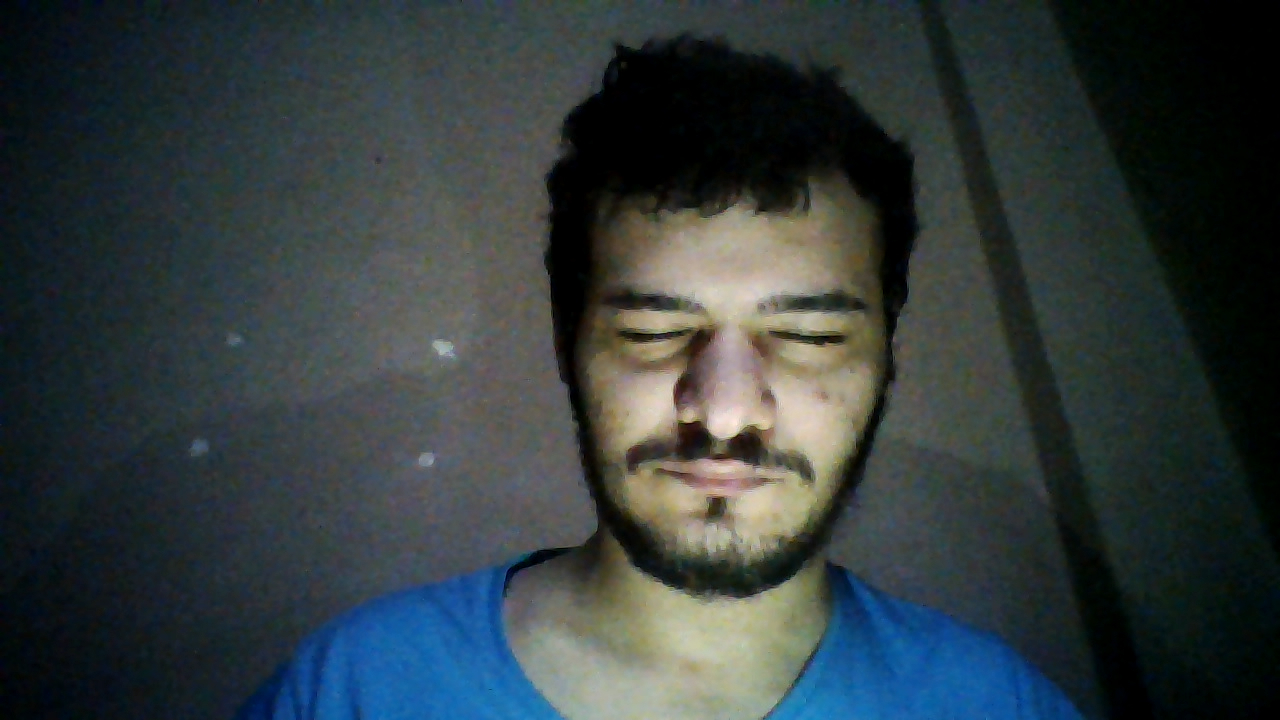
#> input picture tests/images/test_closed_eyes.jpeg, 1280 x 720 px
$ python -i utils.py   (imports and definitions only)
#> lines starting #> are read from the running program, lines starting #| are printed output that depends on the picture
#> further down, picture is the input picture: shape (720, 1280, 3); mean B, G, R 61, 59.6, 50.4
import cv2
import numpy as np


def optimize_image(image):
    width = 480

    if image.shape[1] == width:
        return image

    aspect_ratio = float(image.shape[0]) / float(image.shape[1])
#> aspect_ratio = 0.562

    height = round(width * aspect_ratio)
#> height = 270

    image = cv2.resize(image, (width, height))

    # grayscale
    gray = cv2.cvtColor(image, cv2.COLOR_BGR2GRAY)
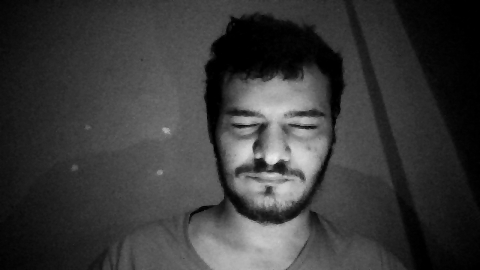
#> gray: shape (270, 480); min 0, max 238, mean 56.9

    # calculate the histogram of the grayscale image
    hist = cv2.calcHist([gray], [0], None, [256], [0, 256])
#> hist = 256 values, max 4407 at index 0, min 0 at index 233, mean 506.2

    cv2.normalize(hist, hist, alpha=0, beta=255, norm_type=cv2.NORM_MINMAX)

    # determine if the image is likely to be underexposed
    low_light_threshold = 15

    total_pixels = np.sum(hist)
#> total_pixels = 7499

    dark_pixels_sum = np.sum(hist[:low_light_threshold]) / total_pixels
#> dark_pixels_sum = 0.169

    # if image is low-light
    # use a brighten grayscale version
    if dark_pixels_sum > 0.2:
        image = cv2.equalizeHist(gray)
        image = cv2.cvtColor(image, cv2.COLOR_GRAY2BGR)
        image = cv2.convertScaleAbs(image, alpha=1, beta=50)

    return image

>>> import cv2
>>> picture = cv2.imread('../../tests/images/test_closed_eyes.jpeg')
>>> result = optimize_image(picture)

$ run again, on tests/images/test_eyebrows.jpeg
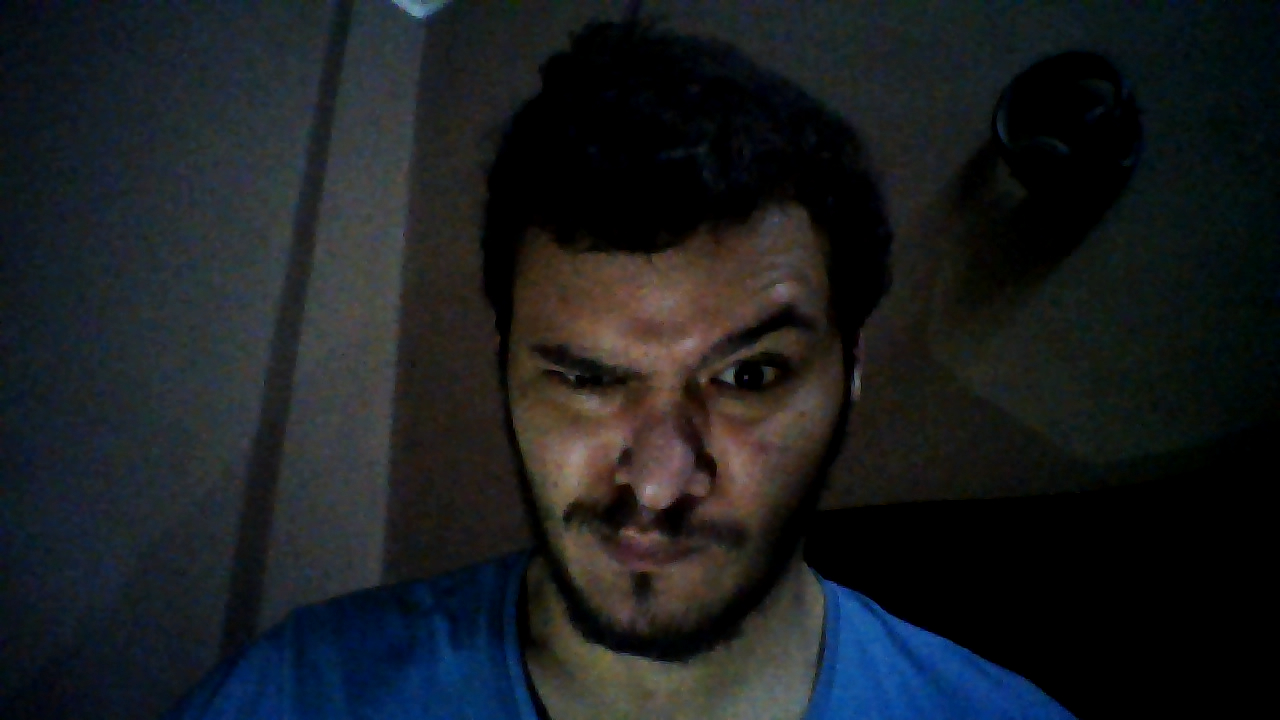
#> input picture tests/images/test_eyebrows.jpeg, 1280 x 720 px
#> picture is the input picture: shape (720, 1280, 3); mean B, G, R 32.7, 29.8, 26.4
#> in optimize_image, `gray = cv2.cvtColor(image, cv2.COLOR_BGR2GRAY)`:
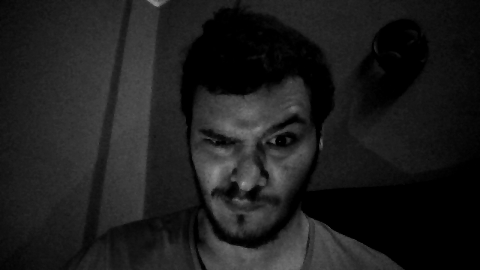
#> gray: shape (270, 480); min 0, max 155, mean 29.1
#> hist = 256 values, max 22479 at index 0, min 0 at index 144, mean 506.2
#> total_pixels = 1470.2
#> dark_pixels_sum = 0.303
#> in optimize_image, `image = cv2.convertScaleAbs(image, alpha=1, beta=50)`:
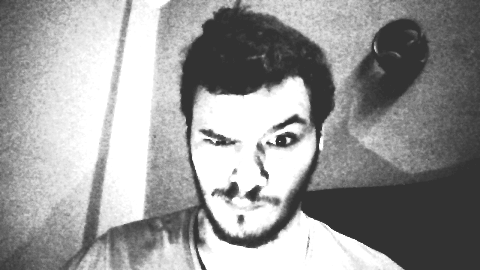
#> image: shape (270, 480, 3); min 50, max 255, mean 152.9

$ run again, on tests/images/test_head_tilted.jpeg
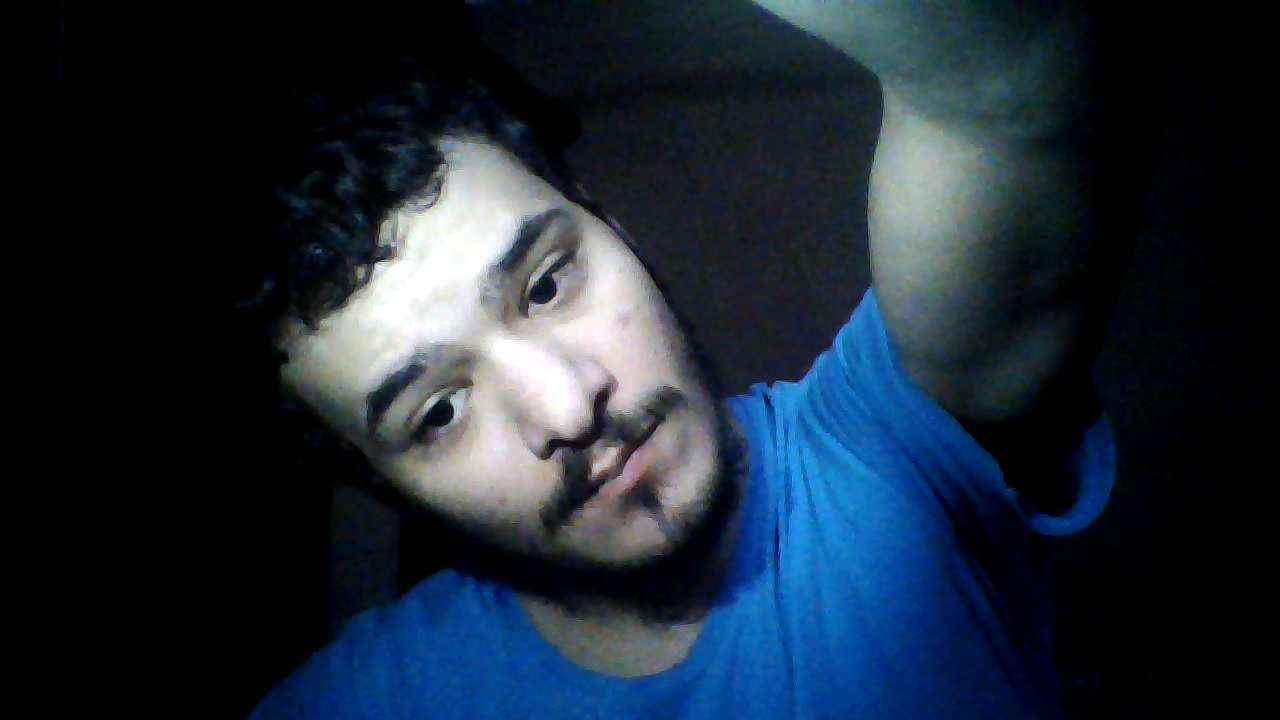
#> input picture tests/images/test_head_tilted.jpeg, 1280 x 720 px
#> picture is the input picture: shape (720, 1280, 3); mean B, G, R 54.1, 41.3, 29.2
#> in optimize_image, `gray = cv2.cvtColor(image, cv2.COLOR_BGR2GRAY)`:
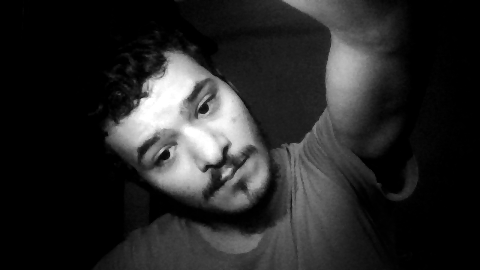
#> gray: shape (270, 480); min 0, max 255, mean 39.1
#> hist = 256 values, max 49836 at index 0, min 51 at index 225, mean 506.2
#> total_pixels = 596.9
#> dark_pixels_sum = 0.571
#> in optimize_image, `image = cv2.convertScaleAbs(image, alpha=1, beta=50)`:
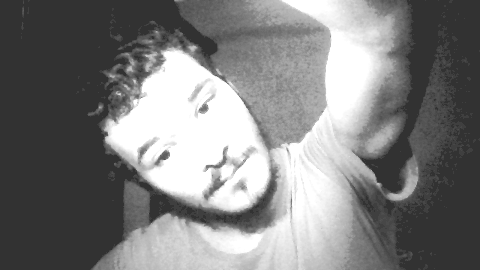
#> image: shape (270, 480, 3); min 50, max 255, mean 126.3
